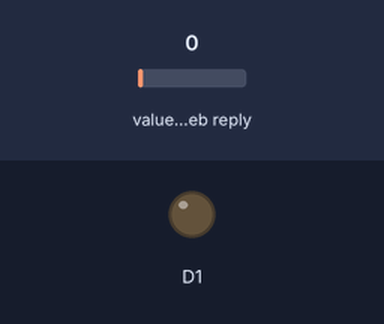
A sketch run on a simulated ESP8266 (NodeMCU). Parts: output pins drawn as LEDs (lit = HIGH). The test bench sets the inputs (shaded band); at power-on: value in the web reply 0. WiFi joins after 1.5 s; servers stay silent unless stated; web services answer with replies made up by the test bench; what the sketch prints to the serial monitor is not drawn.

Above: at 2.7 s.
2.8 s: value in the web reply set to 2
At 4.0 s:
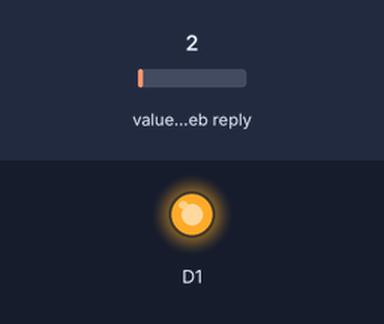
Timing chart, 0 to 5.8 s (numbered marks = the images above; inputs shaded):
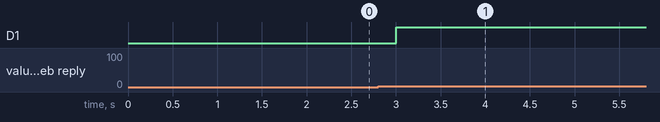

Measured:
- after the input at 2.8 s, D1: LOW → HIGH after 0.20 s

The sketch:

Thingspeak.ino
```cpp
#include <ThingSpeak.h>
#include <ESP8266WiFi.h>

WiFiClient  client;
const char* ssid     = "**************";
const char* password = "**************";
unsigned long counterChannelNumber = 1645485;                // Channel ID
const char * myCounterReadAPIKey = "ZVG66LE4XVX73Y9T";      // Read API Key
const int led = 1;                                 // The field you wish to read

void setup()
{
  pinMode(D1,OUTPUT);
  Serial.begin(115200);
  Serial.println();

  WiFi.begin(ssid, password);                 // write wifi name & password

  Serial.print("Connecting");
  while (WiFi.status() != WL_CONNECTED)
  {
    delay(500);
    Serial.print(".");
  }
  Serial.println();
  Serial.print("Connected, IP address: ");
  Serial.println(WiFi.localIP());
  ThingSpeak.begin(client);
}

void loop()
{
 int A = ThingSpeak.readLongField(counterChannelNumber, led, myCounterReadAPIKey);
 Serial.println(A);
 digitalWrite(D1,A);
}
```
